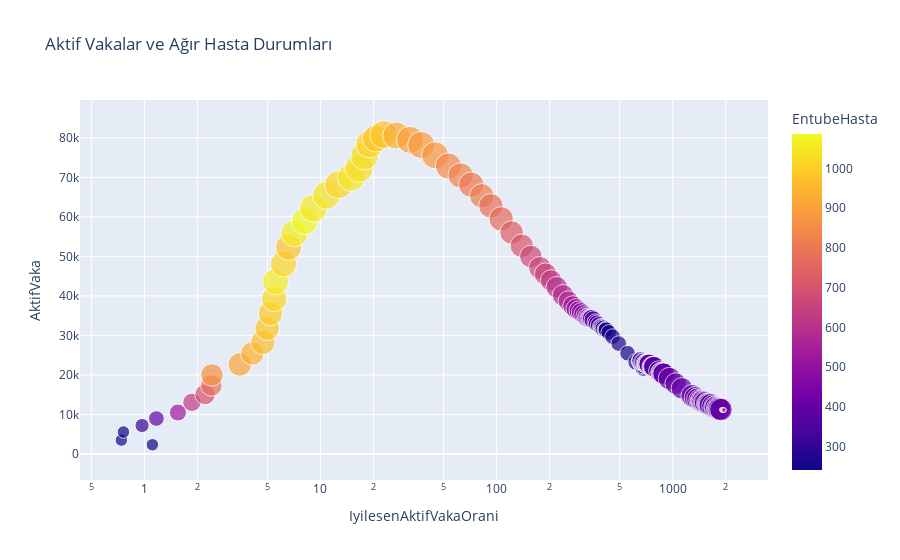

The notebook cell saved with this chart:
### Code cell
fig = px.scatter(df, x="IyilesenAktifVakaOrani", y="AktifVaka",size="ToplamAgirVaka", color='EntubeHasta', log_x=1,title='Aktif Vakalar ve Ağır Hasta Durumları')
fig.show()

### Figure 1 — Plotly figure (JSON) as saved in the notebook; plotly's stock layout.template omitted (floating-point values rounded to 4 significant figures; data arrays with more than 128 entries replaced by an {"elided": "..."} marker saying what was removed)
{"data": [{"hovertemplate": "IyilesenAktifVakaOrani=%{x}<br>AktifVaka=%{y}<br>ToplamAgirVaka=%{marker.size}<br>EntubeHasta=%{marker.color}<extra></extra>", "legendgroup": "", "marker": {"color": {"elided": "147 int values"}, "coloraxis": "coloraxis", "size": {"elided": "147 float values"}, "sizemode": "area", "sizeref": 4.805, "symbol": "circle"}, "mode": "markers", "name": "", "orientation": "v", "showlegend": false, "type": "scatter", "x": {"elided": "147 float values"}, "xaxis": "x", "y": {"elided": "147 int values"}, "yaxis": "y"}], "layout": {"coloraxis": {"colorbar": {"title": {"text": "EntubeHasta"}}, "colorscale": [[0, "#0d0887"], [0.1111, "#46039f"], [0.2222, "#7201a8"], [0.3333, "#9c179e"], [0.4444, "#bd3786"], [0.5556, "#d8576b"], [0.6667, "#ed7953"], [0.7778, "#fb9f3a"], [0.8889, "#fdca26"], [1, "#f0f921"]]}, "legend": {"itemsizing": "constant", "tracegroupgap": 0}, "title": {"text": "Aktif Vakalar ve Ağır Hasta Durumları"}, "xaxis": {"anchor": "y", "domain": [0, 1], "title": {"text": "IyilesenAktifVakaOrani"}, "type": "log"}, "yaxis": {"anchor": "x", "domain": [0, 1], "title": {"text": "AktifVaka"}}}}
